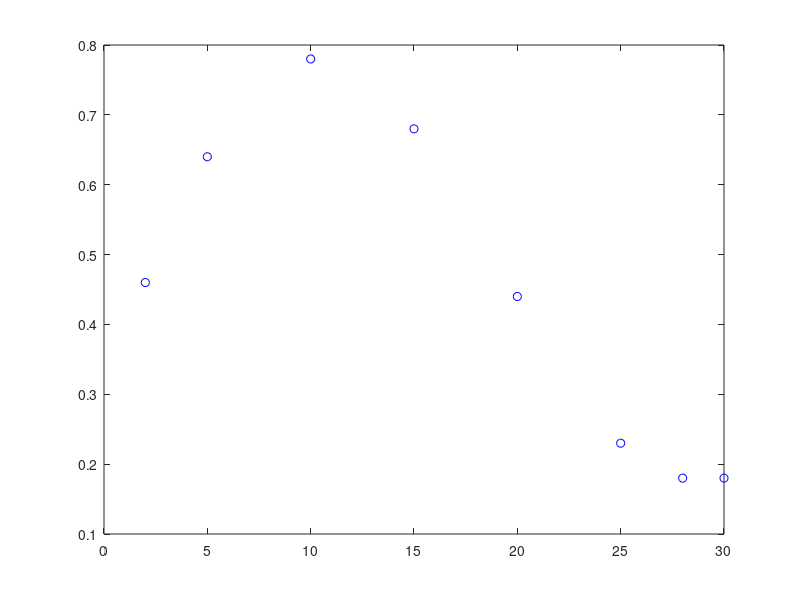

This figure's MATLAB source: (Note: this script raises an error after producing the figure.)

  
 

aryX = [ 2, 5, 10, 15, 20, 25, 28, 30 ];
aryY = [ 0.46 , 0.64 , 0.78 , 0.68 , 0.44 , 0.23 , 0.18 , 0.18 ];

plot( aryX, aryY , "bo");
hold on


  
  
x = (0:.01:30);
y=x;
for i=1:300
    y(i) = caclulate( x(i), aryX, aryY );
end

plot( x , y  , "r-");



a= -1.5;
b= 1.5;


n=4;
for k=0:5
    xk(k+1) = ((b-a)/2)*cos( pi*((2*k+1) / (2*n+2)) ) +((b+a)/2);
    xline(xk(k+1),":"); 

end
















function [y] = caclulate(x , aryX, aryY )
   y = caclulate0(x , aryX, aryY );
   y = y+caclulate1(x , aryX, aryY );
   y = y+caclulate2(x , aryX, aryY );
   y = y+caclulate3(x , aryX, aryY );
   y = y+caclulate4(x , aryX, aryY );
end   


function [y] = caclulate0(x , aryX, aryY )
   y = aryY(1);
   %y=y*(x-aryX(1));
   y=y*(x-aryX(2));
   y=y*(x-aryX(3));
   y=y*(x-aryX(4));
   y=y*(x-aryX(5));
   xn=aryX(1);
   %y=y/(xn-aryX(1)); 
   y=y/(xn-aryX(2));
   y=y/(xn-aryX(3));
   y=y/(xn-aryX(4));
   y=y/(xn-aryX(5));
end

function [y] = caclulate1(x , aryX, aryY )
   y = aryY(2);
   y=y*(x-aryX(1));
   %y=y*(x-aryX(2));
   y=y*(x-aryX(3));
   y=y*(x-aryX(4));
   y=y*(x-aryX(5));   
   xn=aryX(2);
   y=y/(xn-aryX(1)); 
   %y=y/(xn-aryX(2));
   y=y/(xn-aryX(3));
   y=y/(xn-aryX(4));
   y=y/(xn-aryX(5));   
end

function [y] = caclulate2(x , aryX, aryY )
   y = aryY(3);
   y=y*(x-aryX(1));
   y=y*(x-aryX(2));
   %y=y*(x-aryX(3));
   y=y*(x-aryX(4));
   y=y*(x-aryX(5));   
   xn=aryX(3);
   y=y/(xn-aryX(1)); 
   y=y/(xn-aryX(2));
   %y=y/(xn-aryX(3));
   y=y/(xn-aryX(4));
   y=y/(xn-aryX(5));   
end

function [y] = caclulate3(x , aryX, aryY )
   y = aryY(4);
   y=y*(x-aryX(1));
   y=y*(x-aryX(2));
   y=y*(x-aryX(3));
   %y=y*(x-aryX(4));
   y=y*(x-aryX(5));   
   xn=aryX(4);
   y=y/(xn-aryX(1)); 
   y=y/(xn-aryX(2));
   y=y/(xn-aryX(3));
   %y=y/(xn-aryX(4));
   y=y/(xn-aryX(5));   
end

function [y] = caclulate4(x , aryX, aryY )
   y = aryY(4);
   y=y*(x-aryX(1));
   y=y*(x-aryX(2));
   y=y*(x-aryX(3));
   y=y*(x-aryX(4));
   %y=y*(x-aryX(5));   
   xn=aryX(5);
   y=y/(xn-aryX(1)); 
   y=y/(xn-aryX(2));
   y=y/(xn-aryX(3));
   y=y/(xn-aryX(4));
   %y=y/(xn-aryX(5));   
end





